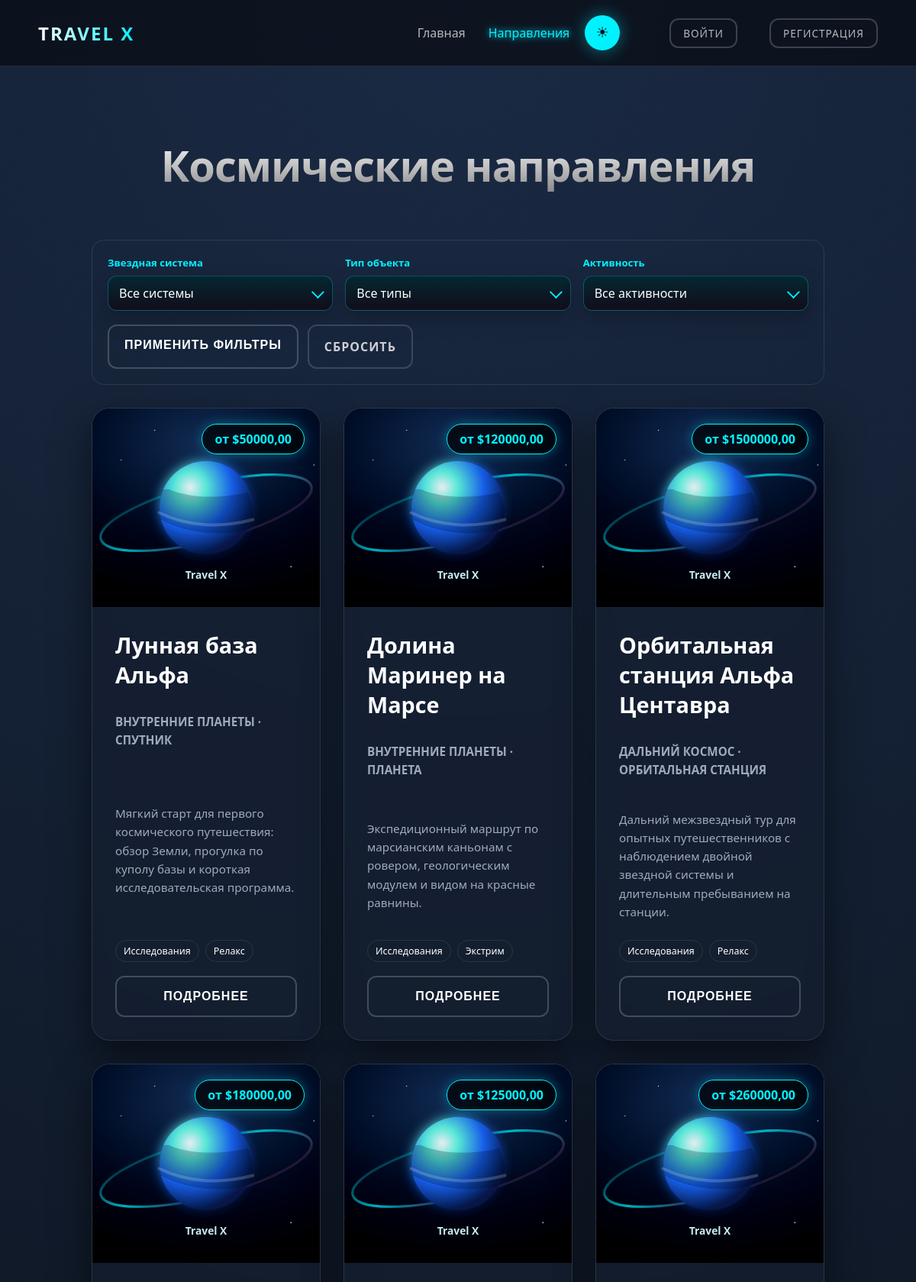
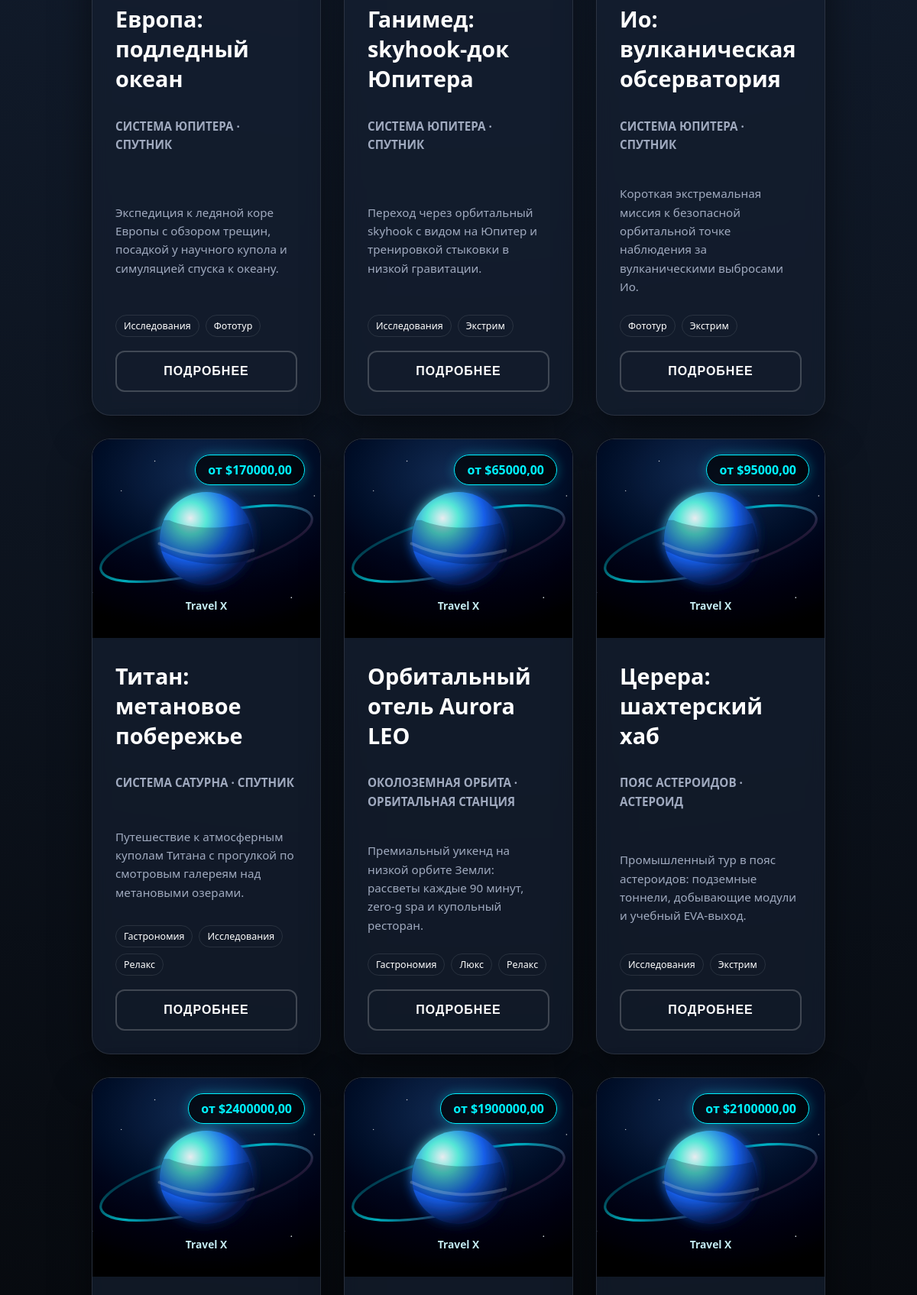
/destinations/ (upper part), run on the app's committed database (2 pictures, top to bottom).
### accounts/models.py (models this page shows, shortened)
class Destination(models.Model):
    class ObjectType(models.TextChoices):
        PLANET = "planet", "Планета"
        SATELLITE = "satellite", "Спутник"
        ORBITAL_STATION = "orbital_station", "Орбитальная станция"
        ASTEROID = "asteroid", "Астероид"
    title = models.CharField(max_length=160, verbose_name="Название")
    description = models.TextField(verbose_name="Описание")
    image = models.ImageField(upload_to="destinations/", verbose_name="Фото")
    object_type = models.CharField(
        max_length=32,
        choices=ObjectType.choices,
        verbose_name="Тип объекта",
    )
    system = models.ForeignKey(
        StarSystem,
        on_delete=models.PROTECT,
        related_name="destinations",
        verbose_name="Звездная система",
    )
    tags = models.ManyToManyField(
        ActivityTag,
        related_name="destinations",
        blank=True,
        verbose_name="Типы активности",
    )
    class Meta:
        ordering = ("title",)
        verbose_name = "Направление"
        verbose_name_plural = "Направления"

class TourPackage(models.Model):
    class ClassType(models.TextChoices):
        ECONOMY = "economy", "Economy"
        EXPLORER = "explorer", "Explorer"
        FIRST_CLASS = "first_class", "First Class"
    destination = models.ForeignKey(
        Destination,
        on_delete=models.CASCADE,
        related_name="packages",
        verbose_name="Направление",
    )
    class_type = models.CharField(
        max_length=24,
        choices=ClassType.choices,
        verbose_name="Класс обслуживания",
    )
    price = models.DecimalField(
        max_digits=12,
        decimal_places=2,
        verbose_name="Цена",
    )
    features = models.TextField(verbose_name="Преимущества тарифа")
    class Meta:
        ordering = ("price",)
        verbose_name = "Пакет обслуживания"
        verbose_name_plural = "Пакеты обслуживания"

class StarSystem(models.Model):
    name = models.CharField(max_length=120, unique=True, verbose_name="Название")
    class Meta:
        ordering = ("name",)
        verbose_name = "Звездная система"
        verbose_name_plural = "Звездные системы"

class ActivityTag(models.Model):
    name = models.CharField(max_length=80, unique=True, verbose_name="Название")
    class Meta:
        ordering = ("name",)
        verbose_name = "Тип активности"
        verbose_name_plural = "Типы активности"

### accounts/views.py (the view, shortened to what this page needs)
# urls.py: path("destinations/", views.destinations_view, name="destinations"),
def destinations_view(request):
    destinations = (
        Destination.objects.annotate(avg_rating=Avg("reviews__rating"))
        .prefetch_related(
            "packages",
            "tags",
            "flight_schedules",
            "reviews__user",
        )
        .select_related("system")
        .all()
    )
    selected_filters = {
        "system": request.GET.get("system", ""),
        "tag": request.GET.get("tag", ""),
        "object_type": request.GET.get("object_type", ""),
    }
    if selected_filters["tag"]:
        destinations = destinations.filter(tags__id=selected_filters["tag"])
    if selected_filters["object_type"]:
        destinations = destinations.filter(object_type=selected_filters["object_type"])
    flown_destination_ids = set()
    if request.user.is_authenticated:
        flown_destination_ids = set(
            Ticket.objects.filter(user=request.user)
            .values_list("flight_schedule__destination_id", flat=True)
            .distinct()
        )
    for destination in destinations:
        rounded_rating = round(destination.avg_rating or 0)
        destination.rating_stars = "★" * rounded_rating + "☆" * (5 - rounded_rating)
        destination.user_can_review = destination.id in flown_destination_ids
        destination.has_available_seats = any(
            schedule.available_seats > 0 for schedule in destination.flight_schedules.all()
        )
    context = {
        "destinations": destinations,
        "systems": StarSystem.objects.all(),
        "tags": ActivityTag.objects.all(),
        "object_types": Destination.ObjectType.choices,
        "selected_filters": selected_filters,
        "quiz_questions": QUIZ_QUESTIONS,
    }
    return render(request, "accounts/destinations.html", context)

### accounts/context_processors.py (called while the page is built, shortened)
def nav_profile(request):
    if not request.user.is_authenticated:
        return {"nav_profile": None}

### templates/accounts/destinations.html (shortened to what this page needs)
{% extends "public_base.html" %}
{% load static %}
{% block content %}
<div class="container">
    <h1 class="section-title">Космические направления</h1>
    <form class="filters-form" method="GET" action="{% url 'destinations' %}">
        <div class="filters-grid">
            <label>
                <span>Звездная система</span>
            </label>
            <label>
                <span>Тип объекта</span>
            </label>
            <label>
                <span>Активность</span>
            </label>
        </div>
        <div class="filters-actions">
            <button type="submit" class="book-btn">Применить фильтры</button>
            <a class="book-btn reset-filter-btn" href="{% url 'destinations' %}">Сбросить</a>
        </div>
    </form>
    <div class="cards-grid">
        {% for dest in destinations %}
            <div class="tour-card" id="destination-{{ dest.id }}">
                <div class="card-image">
                    {% if dest.image %}
                        <img src="{{ dest.image.url }}" alt="{{ dest.title }}" onerror="this.onerror=null; this.src='{% static 'images/destination-placeholder.svg' %}';">
                    {% else %}
                        <img src="{% static 'images/destination-placeholder.svg' %}" alt="{{ dest.title }}">
                    {% endif %}
                    {% with first_package=dest.packages.all|first %}
                        {% if first_package %}
                            <span class="price-tag">от ${{ first_package.price }}</span>
                        {% endif %}
                    {% endwith %}
                </div>
                <div class="card-content">
                    <h2>{{ dest.title }}</h2>
                    <p class="destination-meta">{{ dest.system.name }} · {{ dest.get_object_type_display }}</p>
                    <p>{{ dest.description|truncatewords:28 }}</p>
                    {% if dest.tags.all %}
                        <div class="destination-tags" aria-label="Типы активности">
                            {% for tag in dest.tags.all %}
                                <span>{{ tag.name }}</span>
                            {% endfor %}
                        </div>
                    {% endif %}
                    <button
                        type="button"
                        class="book-btn details-toggle"
                        data-destination-toggle
                        aria-expanded="false"
                    >
                        Подробнее
                    </button>
                </div>
            </div>
        {% empty %}
            <p class="empty-state">Направления скоро появятся.</p>
        {% endfor %}
    </div>
</div>
{% endblock %}

### templates/public_base.html (shortened to what this page needs)
{% load static %}
<!DOCTYPE html>
<html lang="ru">
<head>
    <link rel="stylesheet" href="{% static 'css/public_site.css' %}">
    <link rel="stylesheet" href="https://cdnjs.cloudflare.com/ajax/libs/font-awesome/6.0.0/css/all.min.css">
</head>
<body data-authenticated="{% if user.is_authenticated %}true{% else %}false{% endif %}" data-username="{% if user.is_authenticated %}{{ user.username }}{% endif %}" data-login-url="{% url 'login' %}">
    <nav class="navbar">
        <a href="{% url 'home' %}" class="logo">Travel X</a>
        <div class="nav-links" style="display: flex; align-items: center;">
            <a href="{% url 'home' %}" class="{% if request.resolver_match.url_name == 'home' %}active{% endif %}" style="{% if request.resolver_match.url_name == 'home' %}color: var(--accent);{% endif %}">Главная</a>
            <a href="{% url 'destinations' %}" class="{% if request.resolver_match.url_name == 'destinations' %}active{% endif %}" style="{% if request.resolver_match.url_name == 'destinations' %}color: var(--accent);{% endif %}">Направления</a>
            <button id="themeToggle" class="theme-toggle" type="button" aria-label="Переключить тему">☀</button>
            <div id="auth-block" style="display: inline-flex; gap: 12px; margin-left: 20px; align-items: center;">
                {% if user.is_authenticated %}
                    {% if user.is_staff %}
                        <a href="{% url 'staff_home' %}" class="book-btn" style="padding: 8px 16px; width: auto; font-size: 0.85rem;">Конфиденциально</a>
                    {% endif %}
                    {% include "includes/nav_user.html" %}
                    <a href="{% url 'dashboard' %}" class="book-btn" style="padding: 8px 16px; width: auto; font-size: 0.85rem;">Личный кабинет</a>
                    <form action="{% url 'logout' %}" method="post" style="margin: 0;">
                        {% csrf_token %}
                        <button type="submit" class="book-btn" style="padding: 8px 16px; width: auto; font-size: 0.85rem;">Выйти</button>
                    </form>
                {% else %}
                    <a href="{% url 'login' %}" class="book-btn" style="padding: 8px 16px; width: auto; font-size: 0.85rem;">Войти</a>
                    <a href="{% url 'register' %}" class="book-btn" style="padding: 8px 16px; width: auto; font-size: 0.85rem;">Регистрация</a>
                {% endif %}
            </div>
        </div>
    </nav>
    {% block content %}{% endblock %}
</body>
</html>

### data on the page
Destination: packages.price "50000,00", title "Лунная база Альфа", system.name "ВНУТРЕННИЕ ПЛАНЕТЫ", object_type "СПУТНИК", description "Мягкий старт для первого космического путешествия: обзор Земли, прогулка по куполу базы и короткая исследовательская программа."
ActivityTag: name "Исследования"
ActivityTag: name "Релакс"
Destination: packages.price "120000,00", title "Долина Маринер на Марсе", system.name "ВНУТРЕННИЕ ПЛАНЕТЫ", object_type "ПЛАНЕТА", description "Экспедиционный маршрут по марсианским каньонам с ровером, геологическим модулем и видом на красные равнины."
ActivityTag: name "Экстрим"
Destination: packages.price "1500000,00", title "Орбитальная станция Альфа Центавра", system.name "ДАЛЬНИЙ КОСМОС", object_type "ОРБИТАЛЬНАЯ СТАНЦИЯ", description "Дальний межзвездный тур для опытных путешественников с наблюдением двойной звездной системы и длительным пребыванием на станции."
Destination: packages.price "180000,00", title "Европа: подледный океан", system.name "СИСТЕМА ЮПИТЕРА", object_type "СПУТНИК", description "Экспедиция к ледяной коре Европы с обзором трещин, посадкой у научного купола и симуляцией спуска к океану."
ActivityTag: name "Фототур"
Destination: packages.price "125000,00", title "Ганимед: skyhook-док Юпитера", system.name "СИСТЕМА ЮПИТЕРА", object_type "СПУТНИК", description "Переход через орбитальный skyhook с видом на Юпитер и тренировкой стыковки в низкой гравитации."
Destination: packages.price "260000,00", title "Ио: вулканическая обсерватория", system.name "СИСТЕМА ЮПИТЕРА", object_type "СПУТНИК", description "Короткая экстремальная миссия к безопасной орбитальной точке наблюдения за вулканическими выбросами Ио."
Destination: packages.price "170000,00", title "Титан: метановое побережье", system.name "СИСТЕМА САТУРНА", object_type "СПУТНИК", description "Путешествие к атмосферным куполам Титана с прогулкой по смотровым галереям над метановыми озерами."
ActivityTag: name "Гастрономия"
Destination: packages.price "65000,00", title "Орбитальный отель Aurora LEO", system.name "ОКОЛОЗЕМНАЯ ОРБИТА", object_type "ОРБИТАЛЬНАЯ СТАНЦИЯ", description "Премиальный уикенд на низкой орбите Земли: рассветы каждые 90 минут, zero-g spa и купольный ресторан."
ActivityTag: name "Люкс"
Destination: packages.price "95000,00", title "Церера: шахтерский хаб", system.name "ПОЯС АСТЕРОИДОВ", object_type "АСТЕРОИД", description "Промышленный тур в пояс астероидов: подземные тоннели, добывающие модули и учебный EVA-выход."
Destination: packages.price "2400000,00"
Destination: packages.price "1900000,00"
Destination: packages.price "2100000,00"
